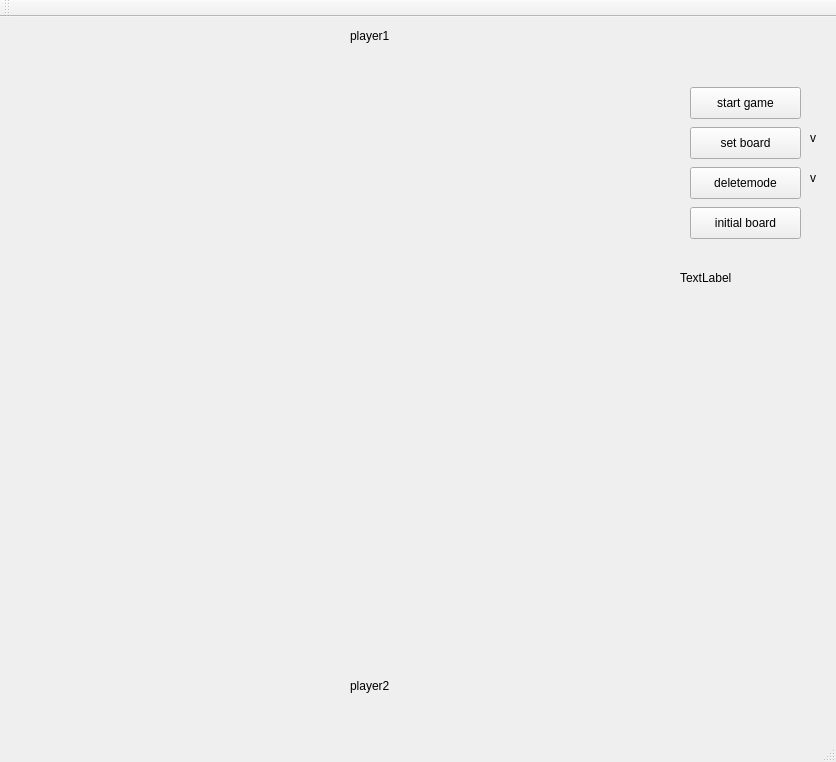
<?xml version="1.0" encoding="UTF-8"?>
<ui version="4.0">
 <class>MainWindow</class>
 <widget class="QMainWindow" name="MainWindow">
  <property name="geometry">
   <rect>
    <x>0</x>
    <y>0</y>
    <width>836</width>
    <height>762</height>
   </rect>
  </property>
  <property name="windowTitle">
   <string>MainWindow</string>
  </property>
  <widget class="QWidget" name="centralWidget">
   <widget class="QPushButton" name="startbutton">
    <property name="geometry">
     <rect>
      <x>690</x>
      <y>70</y>
      <width>111</width>
      <height>32</height>
     </rect>
    </property>
    <property name="text">
     <string>start game</string>
    </property>
   </widget>
   <widget class="QPushButton" name="setupbutton">
    <property name="geometry">
     <rect>
      <x>690</x>
      <y>110</y>
      <width>111</width>
      <height>32</height>
     </rect>
    </property>
    <property name="text">
     <string>set board</string>
    </property>
   </widget>
   <widget class="QLabel" name="label">
    <property name="geometry">
     <rect>
      <x>680</x>
      <y>240</y>
      <width>131</width>
      <height>41</height>
     </rect>
    </property>
    <property name="text">
     <string>TextLabel</string>
    </property>
   </widget>
   <widget class="QPushButton" name="deletebutton">
    <property name="geometry">
     <rect>
      <x>690</x>
      <y>150</y>
      <width>111</width>
      <height>32</height>
     </rect>
    </property>
    <property name="text">
     <string>deletemode</string>
    </property>
   </widget>
   <widget class="QLabel" name="deleteopen">
    <property name="geometry">
     <rect>
      <x>810</x>
      <y>150</y>
      <width>20</width>
      <height>21</height>
     </rect>
    </property>
    <property name="text">
     <string>v</string>
    </property>
   </widget>
   <widget class="QLabel" name="label_2">
    <property name="geometry">
     <rect>
      <x>350</x>
      <y>10</y>
      <width>67</width>
      <height>17</height>
     </rect>
    </property>
    <property name="text">
     <string>player1</string>
    </property>
   </widget>
   <widget class="QLabel" name="label_3">
    <property name="geometry">
     <rect>
      <x>350</x>
      <y>660</y>
      <width>67</width>
      <height>17</height>
     </rect>
    </property>
    <property name="text">
     <string>player2</string>
    </property>
   </widget>
   <widget class="QLabel" name="setupopen">
    <property name="geometry">
     <rect>
      <x>810</x>
      <y>110</y>
      <width>20</width>
      <height>21</height>
     </rect>
    </property>
    <property name="text">
     <string>v</string>
    </property>
   </widget>
   <widget class="QPushButton" name="restart">
    <property name="geometry">
     <rect>
      <x>690</x>
      <y>190</y>
      <width>111</width>
      <height>32</height>
     </rect>
    </property>
    <property name="text">
     <string>initial board</string>
    </property>
   </widget>
  </widget>
  <widget class="QMenuBar" name="menuBar">
   <property name="geometry">
    <rect>
     <x>0</x>
     <y>0</y>
     <width>836</width>
     <height>22</height>
    </rect>
   </property>
  </widget>
  <widget class="QToolBar" name="mainToolBar">
   <attribute name="toolBarArea">
    <enum>TopToolBarArea</enum>
   </attribute>
   <attribute name="toolBarBreak">
    <bool>false</bool>
   </attribute>
  </widget>
  <widget class="QStatusBar" name="statusBar"/>
 </widget>
 <layoutdefault spacing="6" margin="11"/>
 <resources/>
 <connections/>
</ui>
